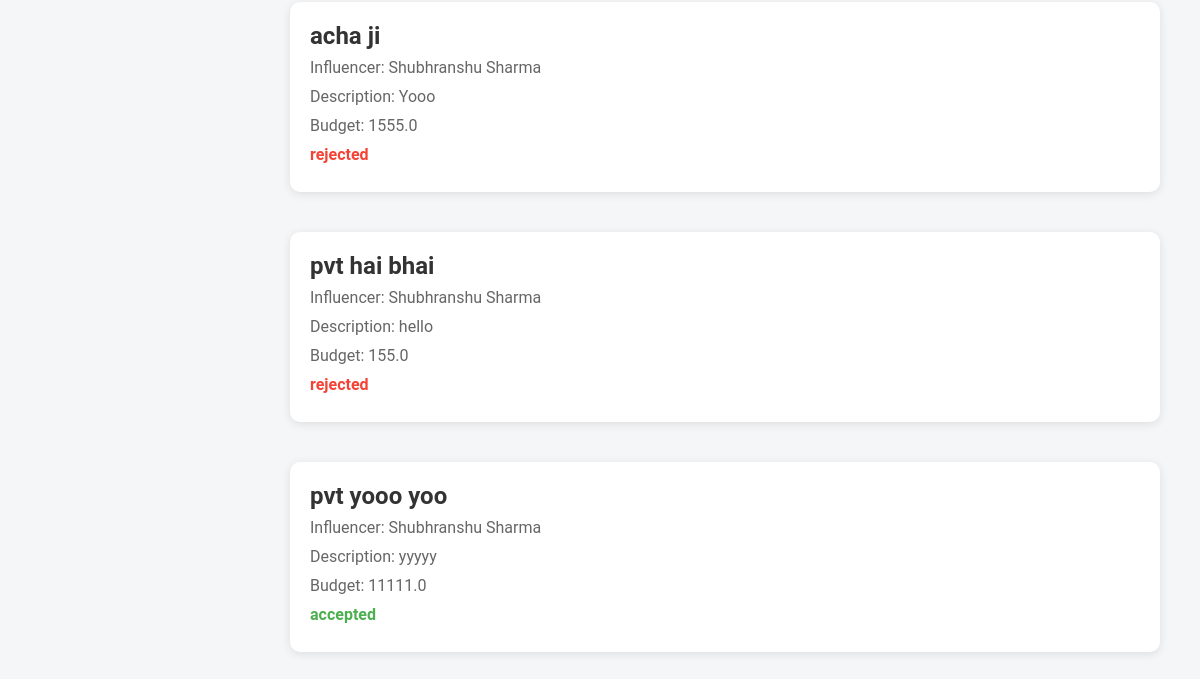
Before: /company/request_status (signed in, lower part) with the older database file.
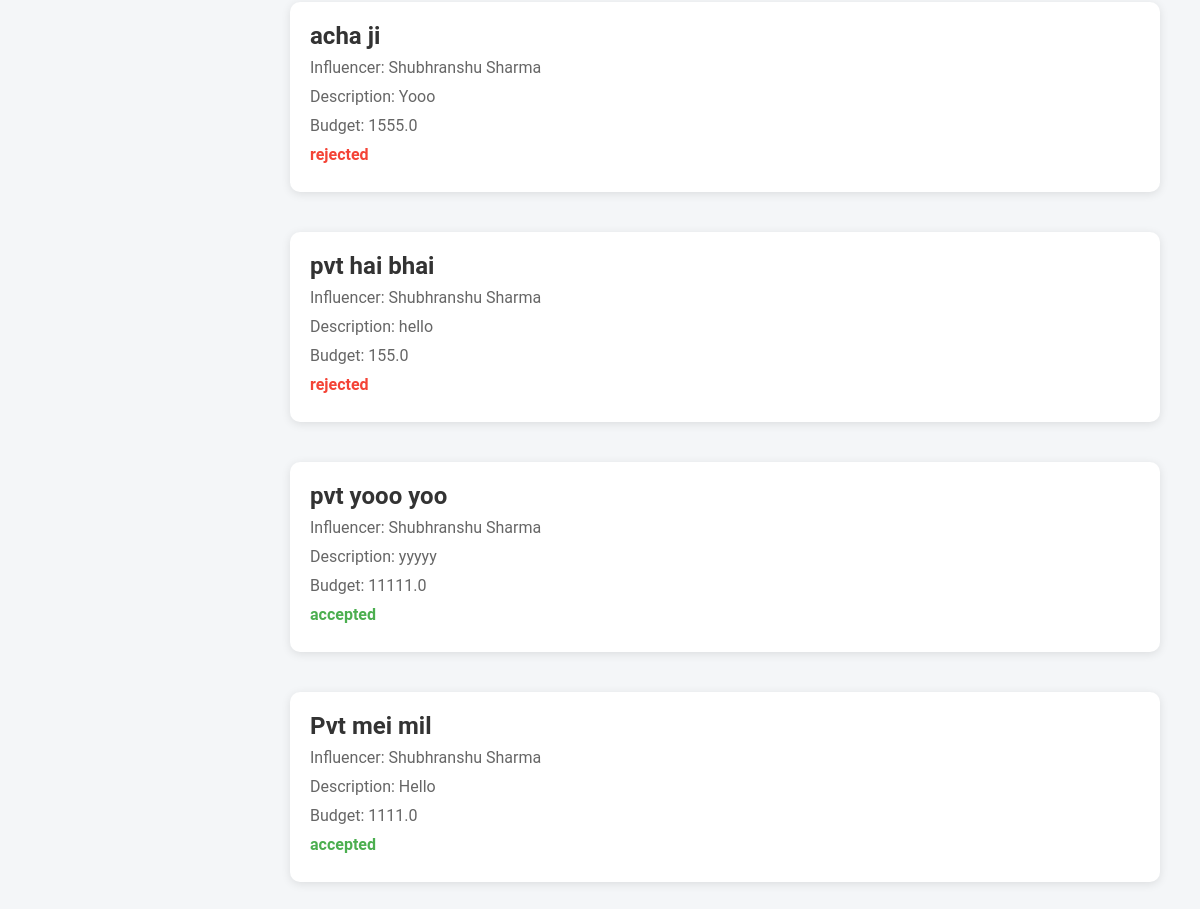
After: the same page with the newer database file.
### models.py (models this page shows, shortened)
class AdRequest(db.Model):
    __tablename__ = 'ad_requests'  # Add the table name to ensure it's set
    id = db.Column(db.Integer, primary_key=True)
    influencer_id = db.Column(db.Integer, db.ForeignKey('influencers.id'), nullable=False)
    campaign_id = db.Column(db.Integer, db.ForeignKey('campaign.id'), nullable=False)
    company_id = db.Column(db.Integer, db.ForeignKey('company.id'), nullable=False)
    requested_at = db.Column(db.DateTime, default=datetime.utcnow)
    status = db.Column(db.String(50), nullable=False)
    influencer = db.relationship('Influencer', backref='ad_requests')
    campaign = db.relationship('Campaign', backref='ad_requests')
    company = db.relationship('Company', backref='ad_requests')

class Campaign(db.Model):
    __tablename__ = 'campaign'
    id = db.Column(db.Integer, primary_key=True)
    title = db.Column(db.String(200), nullable=False)
    description = db.Column(db.Text, nullable=False)
    budget = db.Column(db.Float, nullable=False)
    start_date = db.Column(db.Date, nullable=False)
    end_date = db.Column(db.Date, nullable=False)
    company_id = db.Column(db.Integer, db.ForeignKey('company.id'), nullable=False)
    admin_id = db.Column(db.Integer, db.ForeignKey('admin.id'), nullable=False, default=1)
    status = db.Column(db.String(50), nullable=False, default='pending')
    category = db.Column(db.String(255), nullable=False)
    created_at = db.Column(db.DateTime, nullable=False, default=datetime.utcnow)
    visibility = db.Column(db.String(50), nullable=False, default='public')
    influencers = db.relationship('Influencer', secondary=influencer_campaign_association, back_populates='campaigns')
    is_flag = db.Column(db.Boolean, nullable=False, default=False)

class Influencer(db.Model):
    __tablename__ = 'influencers'
    id = db.Column(db.Integer, primary_key=True)
    name = db.Column(db.String(255), nullable=False)
    username = db.Column(db.String(255), unique=True, nullable=False)
    email = db.Column(db.String(255), unique=True, nullable=False)
    password_hash = db.Column(db.String(255), nullable=False)
    category = db.Column(db.String(255), nullable=False)
    interest = db.Column(db.String(255), nullable=False)
    reach = db.Column(db.Integer, nullable=False)
    social_media_links = db.Column(db.String(255), nullable=False)
    bio = db.Column(db.String(255), nullable=False)
    profile_picture = db.Column(db.String(255), nullable=False)
    campaigns = db.relationship('Campaign', secondary=influencer_campaign_association, back_populates='influencers')

### company_routes.py (the view)
@app.route('/company/request_status')
@company_auth_required
def company_request_status():
    user = Company.query.get(session['company_id'])
    interests = AdRequest.query.filter_by(company_id=user.id).all()
    return render_template('company_request_status.html', user=user, interests=interests)

### company_routes.py (called while the page is built)
def company_auth_required(func):
    @wraps(func)
    def func3(*args, **kwargs):
        if 'company_id' in session:
            return func(*args, **kwargs)
        else:
            flash("Please login first")
            return redirect(url_for('company_login'))
    return func3

### templates/company_request_status.html (shortened to what this page needs)
{% extends 'layout.html' %}
{% block content%}
<div class="container-box">
    <div class="main-content">
        <div class="status-list">
            {% for interest in interests %}
            <div class="status-item">
                <h3>{{ interest.campaign.title }}</h3>
                <p>Influencer: {{interest.influencer.name}}</p>
                <p>Description: {{ interest.campaign.description }}</p>
                <p>Budget: {{ interest.campaign.budget }}</p>
                <p class="status {{ interest.status}}">{{ interest.status }}</p>
            </div>
            {% endfor %}
        </div>
    </div>
</div>
{% endblock %}

Changed rows visible on the page:
added AdRequest: campaign "Pvt mei mil", influencer.name "Shubhranshu Sharma", campaign.description "Hello", campaign.budget "1111.0", status "accepted"
